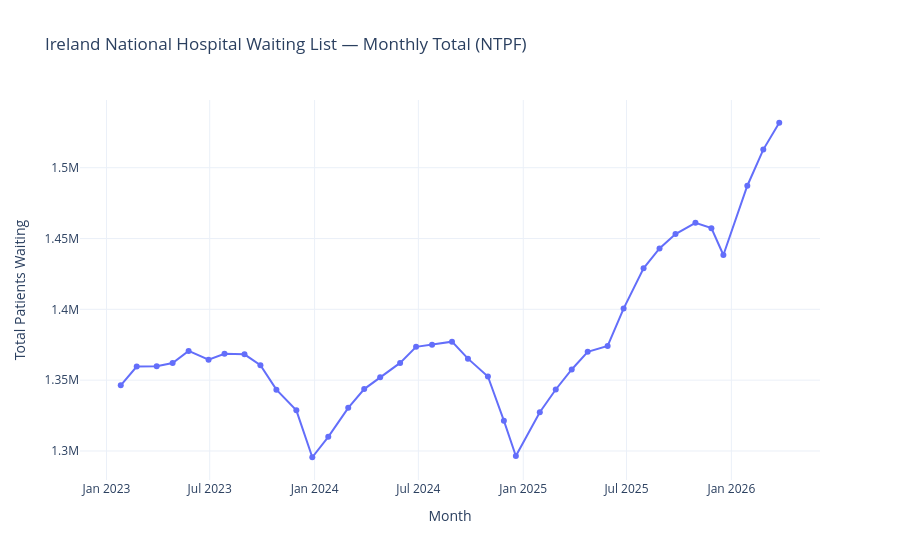

The cell this chart's notebook holds for it:
### Markdown cell above
---
## Step 7 — Visualisations (4 Plotly Figures)

### Code cell
import plotly.express as px

OUT_DIR = Path.home() / "OneDrive" / "Documents" / "hospital-project" / "outputs" / "member1"
OUT_DIR.mkdir(parents=True, exist_ok=True)

# Figure 1: Monthly trend
if "report_month" in analysis_df.columns and "count" in analysis_df.columns:
    fig1 = px.line(
        monthly, x="report_month", y="total_waiting",
        title="Ireland National Hospital Waiting List — Monthly Total (NTPF)",
        labels={"report_month": "Month", "total_waiting": "Total Patients Waiting"},
        markers=True
    )
    fig1.update_layout(template="plotly_white")
    fig1.write_html(str(OUT_DIR / "fig1_monthly_trend.html"))
    fig1.show()
    print("Figure 1 saved")

### Figure 1 — Plotly figure (JSON) as saved in the notebook; plotly's stock layout.template omitted (floating-point values rounded to 4 significant figures)
{"data": [{"hovertemplate": "Month=%{x}<br>Total Patients Waiting=%{y}<extra></extra>", "legendgroup": "", "line": {"color": "#636efa", "dash": "solid"}, "marker": {"symbol": "circle"}, "mode": "lines+markers", "name": "", "orientation": "v", "showlegend": false, "type": "scatter", "x": ["2023-01-26T00:00:00.000000000", "2023-02-23T00:00:00.000000000", "2023-03-30T00:00:00.000000000", "2023-04-27T00:00:00.000000000", "2023-05-25T00:00:00.000000000", "2023-06-29T00:00:00.000000000", "2023-07-27T00:00:00.000000000", "2023-08-31T00:00:00.000000000", "2023-09-28T00:00:00.000000000", "2023-10-26T00:00:00.000000000", "2023-11-30T00:00:00.000000000", "2023-12-28T00:00:00.000000000", "2024-01-25T00:00:00.000000000", "2024-02-29T00:00:00.000000000", "2024-03-28T00:00:00.000000000", "2024-04-25T00:00:00.000000000", "2024-05-30T00:00:00.000000000", "2024-06-27T00:00:00.000000000", "2024-07-25T00:00:00.000000000", "2024-08-29T00:00:00.000000000", "2024-09-26T00:00:00.000000000", "2024-10-31T00:00:00.000000000", "2024-11-28T00:00:00.000000000", "2024-12-19T00:00:00.000000000", "2025-01-30T00:00:00.000000000", "2025-02-27T00:00:00.000000000", "2025-03-27T00:00:00.000000000", "2025-04-24T00:00:00.000000000", "2025-05-29T00:00:00.000000000", "2025-06-26T00:00:00.000000000", "2025-07-31T00:00:00.000000000", "2025-08-28T00:00:00.000000000", "2025-09-25T00:00:00.000000000", "2025-10-30T00:00:00.000000000", "2025-11-27T00:00:00.000000000", "2025-12-18T00:00:00.000000000", "2026-01-29T00:00:00.000000000", "2026-02-26T00:00:00.000000000", "2026-03-26T00:00:00.000000000"], "xaxis": "x", "y": [1346328, 1359630, 1359856, 1362094, 1370646, 1364471, 1368582, 1368237, 1360558, 1343319, 1328686, 1295581, 1309978, 1330463, 1343695, 1352108, 1362203, 1373530, 1375051, 1377186, 1365199, 1352601, 1321419, 1296466, 1327415, 1343417, 1357560, 1369987, 1374147, 1400525, 1428999, 1442962, 1453123, 1461069, 1457330, 1438364, 1487264, 1512771, 1531728], "yaxis": "y"}], "layout": {"legend": {"tracegroupgap": 0}, "title": {"text": "Ireland National Hospital Waiting List — Monthly Total (NTPF)"}, "xaxis": {"anchor": "y", "domain": [0, 1], "title": {"text": "Month"}}, "yaxis": {"anchor": "x", "domain": [0, 1], "title": {"text": "Total Patients Waiting"}}}}
